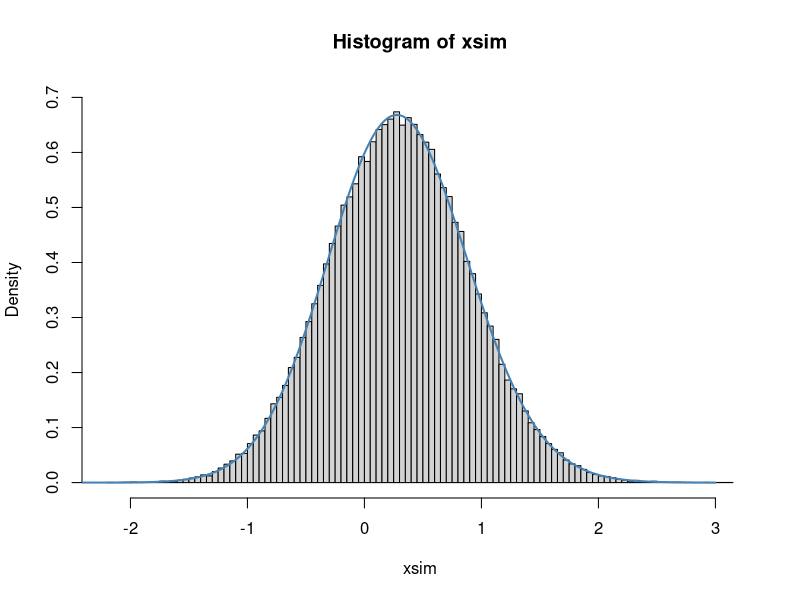

Write R code to recreate this figure.
set.seed(12)
N=1e+5

n=4
k=3

# define pdf function
pdf_os3 <- function(x,k,n) {
  a = n*choose(n-1,k-1)*dnorm(x)
  a = a*pnorm(x)**(k-1)*(1-pnorm(x))**(n-k)
  return(a)
}

# apply pdf to values
t = seq(-3,3,len=300)
f_t = sapply(t,pdf_os3,k=k,n=n)

# draw sample
X = matrix(rnorm(n*N),nrow=N,ncol=n)

# define function to find k-th smallest
kth_smallest = function(x,k) {
  x_sorted = sort(x)
  return(x_sorted[k])
}

# pick k-th smallest for every row
xsim = apply(X,1,kth_smallest,k=3)

# plot
hist(xsim, freq=FALSE, breaks=N/1000,ylim=c(0,0.7))
lines(t,f_t,col="steelblue",lwd=2)
